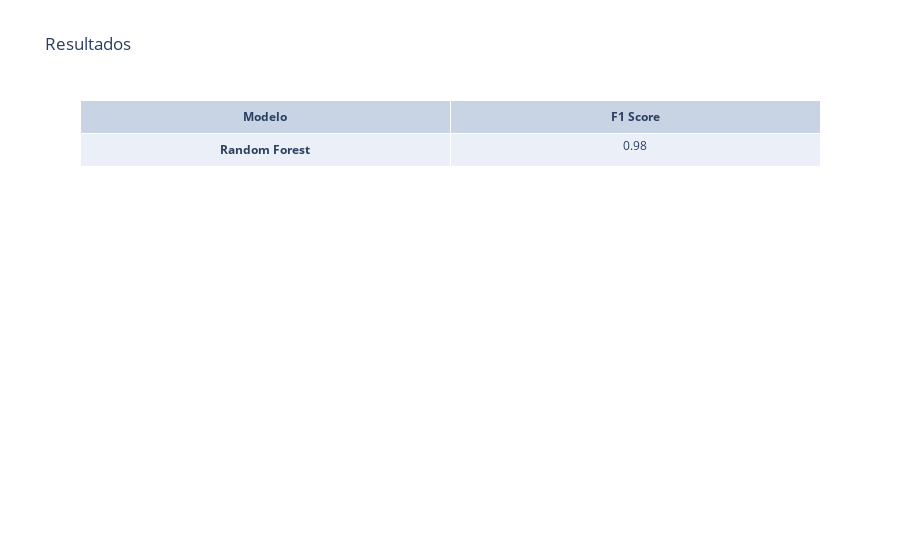

The notebook cell saved with this chart:
### Code cell
random_forest.fit(x_train, y_train)

# Hacer predicciones en el conjunto de datos de prueba
random_forest_prediction = random_forest.predict(x_test)


fig = go.Figure(data=[go.Table(header=dict(values=['<b>Modelo<b>', '<b>F1 Score<b>']),                 
cells=dict(values=[['<b>Random Forest<b>'], [np.round(f1(random_forest_prediction,y_test),2)]]))])
fig.update_layout(title='Resultados')
fig.show()

### Figure 1 — Plotly figure (JSON) as saved in the notebook; plotly's stock layout.template omitted (floating-point values rounded to 4 significant figures)
{"data": [{"cells": {"values": [["<b>Random Forest<b>"], [0.98]]}, "header": {"values": ["<b>Modelo<b>", "<b>F1 Score<b>"]}, "type": "table"}], "layout": {"title": {"text": "Resultados"}}}
